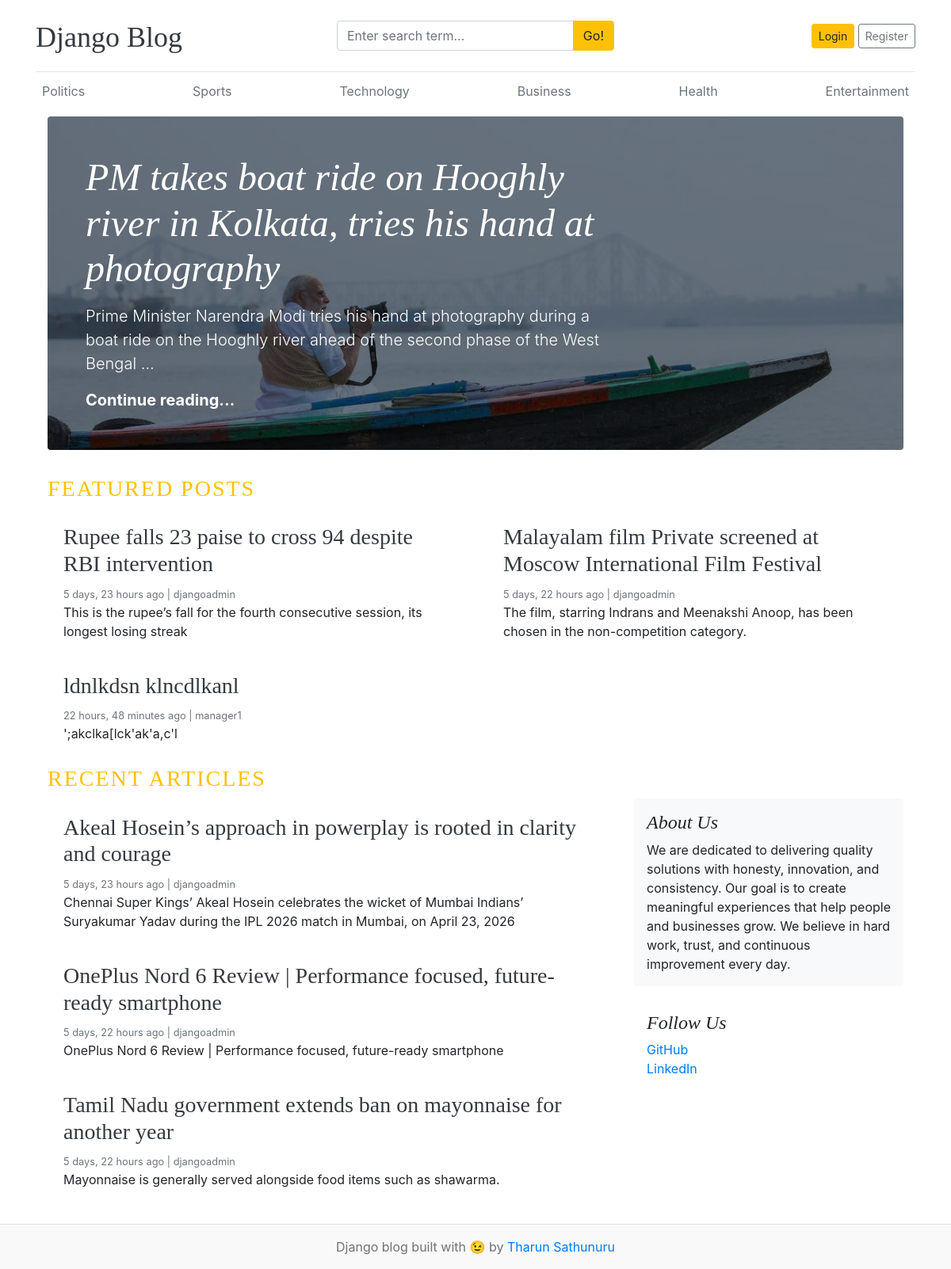
The page / on the database its author committed.
### blogs/models.py (models this page shows, shortened)
class Category(models.Model):
  category_name = models.CharField(max_length = 100, unique = True)
  created_at = models.DateTimeField(auto_now_add = True)
  updated_at = models.DateTimeField(auto_now = True)
  class Meta :
    verbose_name_plural = 'categories'

class Blog(models.Model):
  title = models.CharField(max_length = 200)
  slug = models.SlugField(max_length = 150, unique = True, blank=True)
  category = models.ForeignKey(Category, on_delete = models.CASCADE)
  author = models.ForeignKey(User, on_delete = models.CASCADE)
  featured_image = models.ImageField(upload_to = 'uploads/%Y/%m/%d')
  short_description = models.TextField(max_length = 250)
  blog_body = models.TextField(max_length = 2000)
  status = models.CharField(max_length =20, choices=STATUS_CHOICES, default = 0)
  is_featured = models.BooleanField(default = False)
  created_at = models.DateTimeField(auto_now_add = True)
  updated_at = models.DateTimeField(auto_now = True)

### core/models.py (models this page shows, shortened)
class About(models.Model):
  about_heading = models.CharField(max_length = 20)
  about_description = models.TextField(max_length = 255)
  created_at = models.DateTimeField(auto_now_add = True)
  updated_at = models.DateTimeField(auto_now = True)
  class Meta:
    verbose_name_plural = 'About'

class SocialLink(models.Model):
  platform = models.CharField(max_length = 25)
  link = models.URLField(max_length = 150)
  created_at = models.DateTimeField(auto_now_add = True)
  updated_at = models.DateTimeField(auto_now = True)

### blog_main/views.py (the view)
# urls.py: 2. Add a URL to urlpatterns:  path('', views.home, name='home')
def home(request):
  featured_posts = Blog.objects.filter(is_featured=True, status='Published').order_by('updated_at')
  posts = Blog.objects.filter(is_featured = False, status='Published')
  try:
    about = About.objects.get()
  except:
    about  = None
  context = {
    'featured_posts': featured_posts,
    'posts':posts,
    'about':about,
  }
  return render(request, 'home.html', context)

### blogs/context_processors.py (called while the page is built)
def get_categories(request):
  categories = Category.objects.all()
  return dict(categories = categories)

def get_social_links(request):
  social_links = SocialLink.objects.all()
  return dict(social_links = social_links)

### templates/home.html
  {% extends 'base.html' %}
  {% block content %}
  {% for post in featured_posts %}
  {% if forloop.first %}
  <div class="jumbotron p-3 p-md-5 text-white rounded bg-dark" style="background-image: url({{ post.featured_image.url}}); background-blend-mode: overlay; background-size: cover;">
      <div class="col-md-8 px-0">
        <h1 class="display-4 font-italic">{{ post.title }}</h1>
        <p class="lead my-3">{{ post.short_description|truncatewords:26 }}</p>
        <p class="lead mb-0"><a href="{% url 'blogs' post.slug %}" class="text-white font-weight-bold">Continue reading...</a></p>
      </div>
  </div>
  {% endif %}
  {% endfor %}
<h3 class="text-uppercase text-warning" style="letter-spacing: 2px;">Featured Posts</h3>
<div class="row mb-2">
  {% for post in featured_posts %}
    {% if not forloop.first %}
      <div class="col-md-6">
        <div class="card border-0">
          <div class="card-body">
            {% if post.slug %}
              <h3>
                <a href="{% url 'blogs' post.slug %}" class="text-dark">
                  {{ post.title }}
                </a>
              </h3>
            {% else %}
              <h3 class="text-dark">{{ post.title }}</h3>
            {% endif %}
            <small class="mb-1 text-muted">
              {{ post.created_at|timesince }} ago | {{ post.author }}
            </small>
            <p class="card-text">
              {{ post.short_description|truncatewords:25 }}
            </p>
          </div>
        </div>
      </div>
    {% endif %}
  {% endfor %}
</div>
  <h3 class="text-uppercase text-warning" style="letter-spacing:2px;">Recent Articles</h3>
  <main role="main" class="container p-0">
    <div class="row">
      <div class="col-md-8 blog-main">
        {% for post in posts %}
        <div class="card border-0" >
        <div class="card-body">
          <h3><a href="{% url 'blogs' post.slug %}" class="text-dark">{{ post.title }}</a></h3>
          <small class="mb-1 text-muted">{{ post.created_at | timesince}} ago | {{ post.author }}</small>
          <p class="card-text">{{ post.short_description }}</p>
        </div>
      </div>
      {% endfor %}
      </div>
      <aside class="col-md-4 blog-sidebar">
        <div class="p-3 mb-3 bg-light rounded">
          <h4 class="font-italic">{{about.about_heading}}</h4>
          <p class="mb-0">{{about.about_description}}</p>
        </div>
        {% if social_links %}
        <div class="p-3">
          <h4 class="font-italic">Follow Us</h4>
          <ol class="list-unstyled">
            {% for i in social_links %}
            <li><a href="{{i.link}}" target="_blank">{{ i.platform }}</a></li>
            {% endfor %}
          </ol>
        </div>
        {% endif %}
      </aside>
    </div>
  </main>
</div>
  {% endblock %}

### templates/base.html (shortened to what this page needs)
  {% load static %}
  <!DOCTYPE html>
  <html lang="en">
  <head>
      <link href="https://getbootstrap.com/docs/4.0/dist/css/bootstrap.min.css" rel="stylesheet">
      <link href="{% static 'css/blog.css' %}" rel="stylesheet">
      <link rel="stylesheet" href="https://cdnjs.cloudflare.com/ajax/libs/font-awesome/4.7.0/css/font-awesome.min.css">
    </head>
  <body>
      <div class="container">
        <header class="blog-header py-3">
        <div class="row flex-nowrap justify-content-between align-items-center">
            <div class="col-4 pt-1">
                <a class="blog-header-logo text-dark" href="/">Django Blog</a>
            </div>
            <div class="col-4">
                <form action="{% url 'search' %}" method="GET">
                    <div class="input-group">
                        <input class="form-control" type="text" name="keyword" placeholder="Enter search term...">
                        <div class="input-group-append">
                            <button type="submit" class="btn btn-warning">Go!</button>
                        </div>
                    </div>
                </form>
            </div>
      <div class="col-4 d-flex justify-content-end align-items-center">
        {% if not user.is_authenticated %}
          <a class="btn btn-sm btn-warning" href="{% url 'login' %}">Login</a>&nbsp;
          <a class="btn btn-sm btn-outline-secondary" href="{% url 'register' %}">Register</a>
        {% else %}
        <span><a href="{% url 'dashboard' %}">Dashboard</a></span>
        &emsp;
        <span><a href="{% url 'logout' %}">Logout</a></span>
        {% endif %}
      </div>
      </div>
    </header>
        <div class="nav-scroller py-1 mb-2">
          <nav class="nav d-flex justify-content-between">
            {% for cat in categories %}
            <a class="p-2 text-muted" href="{% url 'posts_by_category' cat.id %}">{{ cat.category_name }}</a>
            {% endfor %}
          </nav>
        </div>
  <main class="flex-fill container">
    {% block content %}
    {% endblock %}
  <footer class="blog-footer text-center py-3 border-top mt-4">
    <p>Django blog built with 😉 by <a href="#">Tharun Sathunuru</a></p>
  </footer>
  </body>
  </html>

### blog_main/static/css/blog.css (style rules this page uses)
.blog-header { border-bottom: 1px solid #e5e5e5; }
.blog-header-logo { font-family: "Playfair Display", Georgia, "Times New Roman", serif; font-size: 2.25rem; }
h1, h2, h3, h4, h5, h6 { font-family: "Playfair Display", Georgia, "Times New Roman", serif; }
.display-4 { font-size: 2.5rem; }
@media (min-width: 768px) { .display-4 { font-size: 3rem; } }
.blog-footer { padding: 2.5rem 0; color: #727272; text-align: center; background-color: #f9f9f9; border-top: .05rem solid #e5e5e5; }
.blog-footer p:last-child { margin-bottom: 0; }

### rows shown on the page
Category: category_name "Politics"
Category: category_name "Sports"
Category: category_name "Technology"
Category: category_name "Business"
Category: category_name "Health"
Category: category_name "Entertainment"
Blog: featured_image (picture), title "PM takes boat ride on Hooghly river in Kolkata, tries his hand at photography", short_description "Prime Minister Narendra Modi tries his hand at photography during a boat ride on the Hooghly river ahead of the second phase of the West Bengal …"
Blog: title "Rupee falls 23 paise to cross 94 despite RBI intervention", created_at "5 days, 23 hours", author "djangoadmin", short_description "This is the rupee’s fall for the fourth consecutive session, its longest losing streak"
Blog: title "Malayalam film Private screened at Moscow International Film Festival", created_at "5 days, 22 hours", author "djangoadmin", short_description "The film, starring Indrans and Meenakshi Anoop, has been chosen in the non-competition category."
Blog: title "ldnlkdsn klncdlkanl", created_at "22 hours, 48 minutes", author "manager1", short_description "';akclka[lck'ak'a,c'l"
Blog: title "Akeal Hosein’s approach in powerplay is rooted in clarity and courage", created_at "5 days, 23 hours", author "djangoadmin", short_description "Chennai Super Kings’ Akeal Hosein celebrates the wicket of Mumbai Indians’ Suryakumar Yadav during the IPL 2026 match in Mumbai, on April 23, 2026"
Blog: title "OnePlus Nord 6 Review | Performance focused, future-ready smartphone", created_at "5 days, 22 hours", author "djangoadmin", short_description "OnePlus Nord 6 Review | Performance focused, future-ready smartphone"
Blog: title "Tamil Nadu government extends ban on mayonnaise for another year", created_at "5 days, 22 hours", author "djangoadmin", short_description "Mayonnaise is generally served alongside food items such as shawarma."
About: about_heading "About Us", about_description "We are dedicated to delivering quality solutions with honesty, innovation, and consistency. Our goal is to create meaningful experiences that help people and businesses grow. We believe in hard work, trust, and continuous improvement every day."
SocialLink: platform "GitHub"
SocialLink: platform "LinkedIn"
